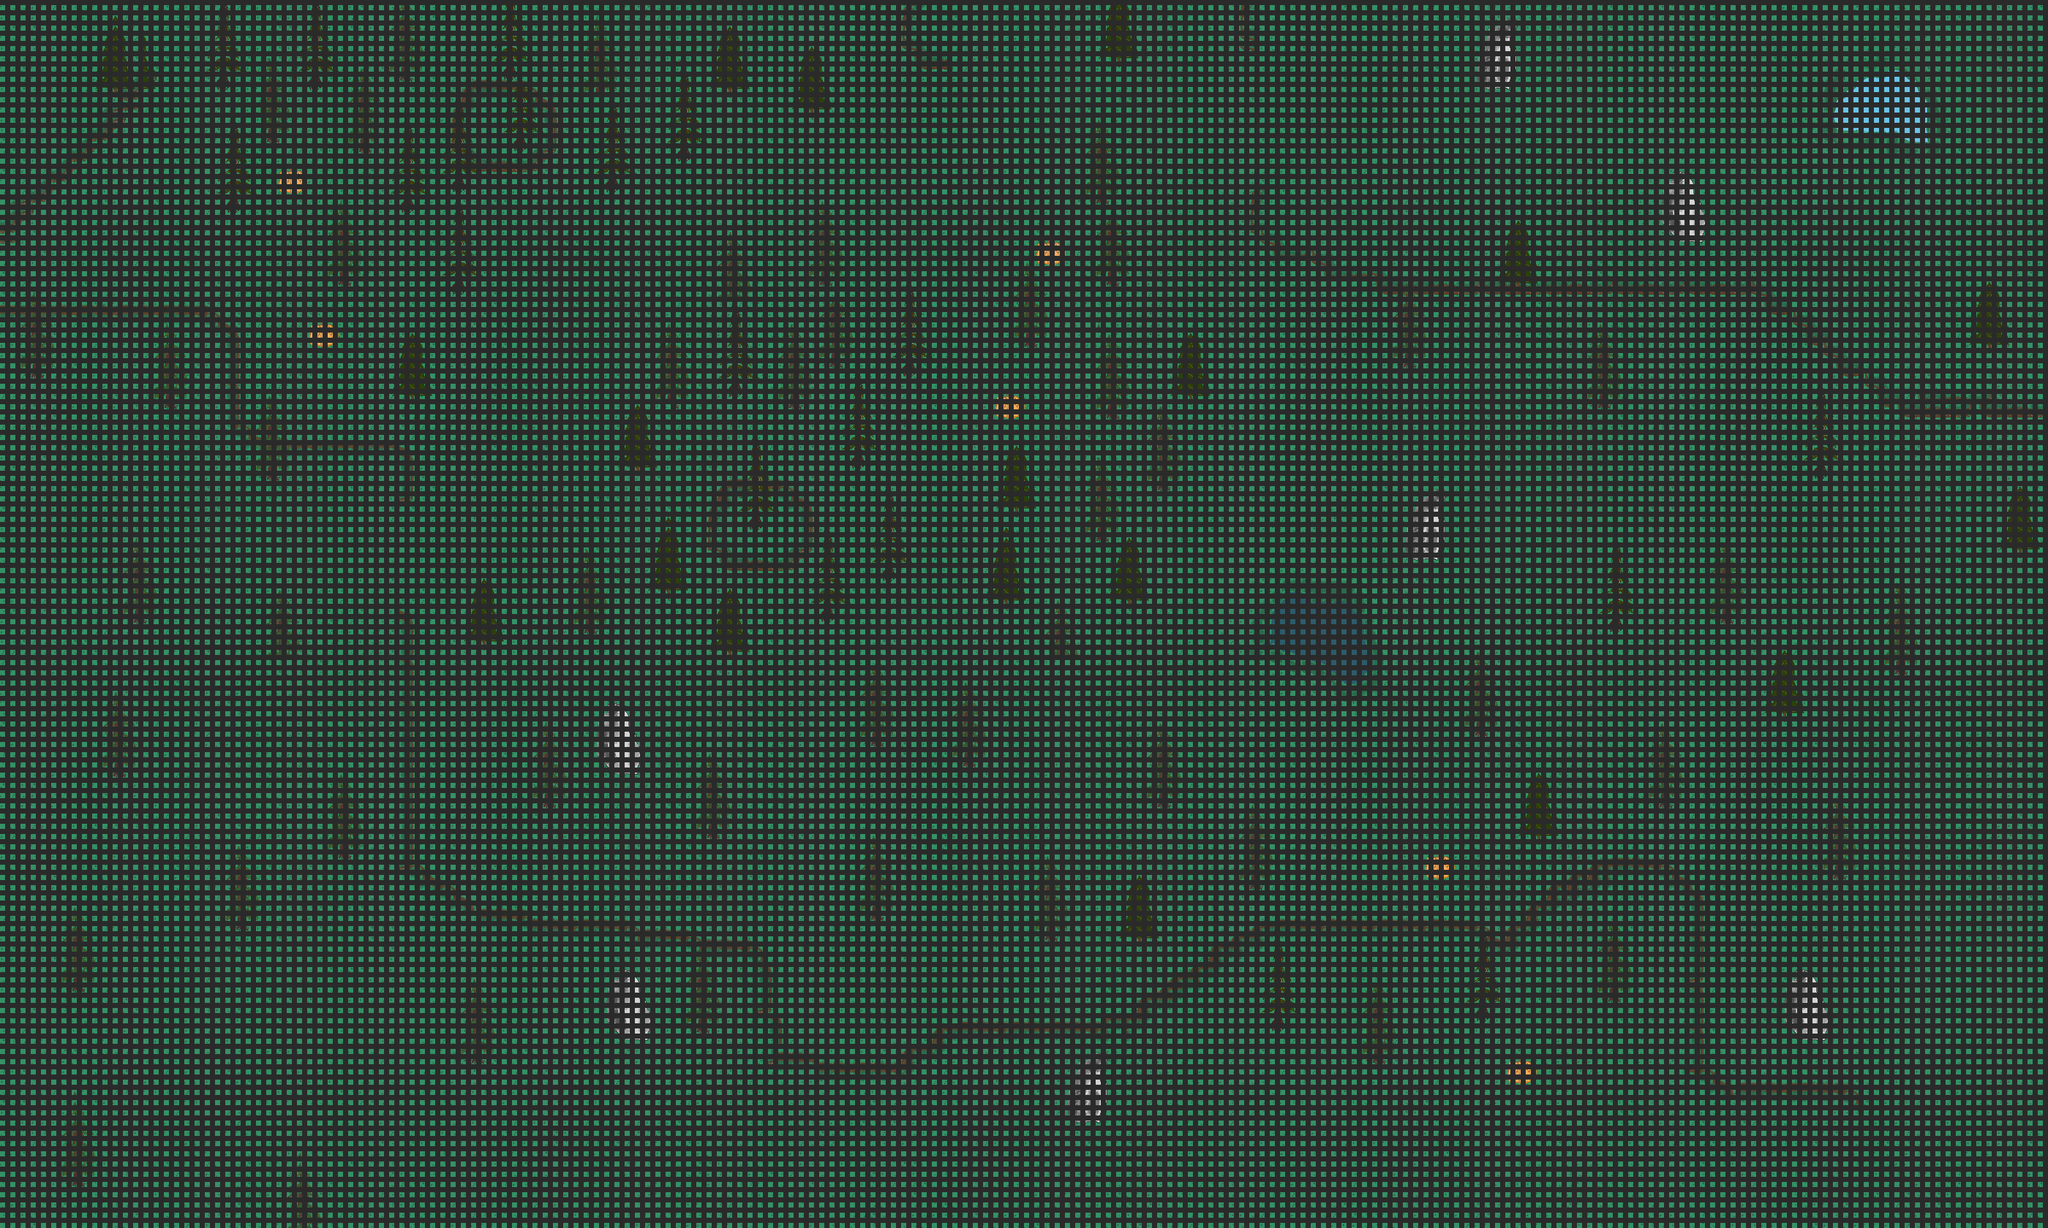

This game map was drawn from its Tiled (.tmx) file and the tilesets committed beside it. A one-line description and the trimmed map source follow:
An orthogonal 200x120 tile map with 16x16 px tiles, 6 tile layers (Background, Foreground, Trees, Oasis, ...).

<map version="1.10" tiledversion="1.10.2" orientation="orthogonal" renderorder="right-down" width="200" height="120" tilewidth="16" tileheight="16" infinite="0" backgroundcolor="#2a2a2a" nextlayerid="7" nextobjectid="1">
 <tileset firstgid="1" name="pixil-frame-0 24" tilewidth="8" tileheight="8" tilecount="1850" columns="37">
  <image source="pixil-frame-0 24.png" width="300" height="400" />
 </tileset>
 <layer id="1" name="Background" width="200" height="120">
  <data>[24000 cells, 24000 non-empty, 20 distinct tile ids]</data>
 </layer>
 <layer id="2" name="Foreground" width="200" height="120">
  <data>[24000 cells, 1208 non-empty, 125 distinct tile ids]</data>
 </layer>
 <layer id="3" name="Trees" width="200" height="120">
  <data>[24000 cells, 3862 non-empty, 204 distinct tile ids]</data>
 </layer>
 <layer id="4" name="Oasis" width="200" height="120">
  <data>[24000 cells, 958 non-empty, 462 distinct tile ids]</data>
 </layer>
 <layer id="5" name="Fake Oasis" width="200" height="120">
  <data>[24000 cells, 0 non-empty, 0 distinct tile ids]</data>
 </layer>
 <layer id="6" name="Beast trigger" width="200" height="120">
  <data>[24000 cells, 16 non-empty, 16 distinct tile ids]</data>
 </layer>
</map>
